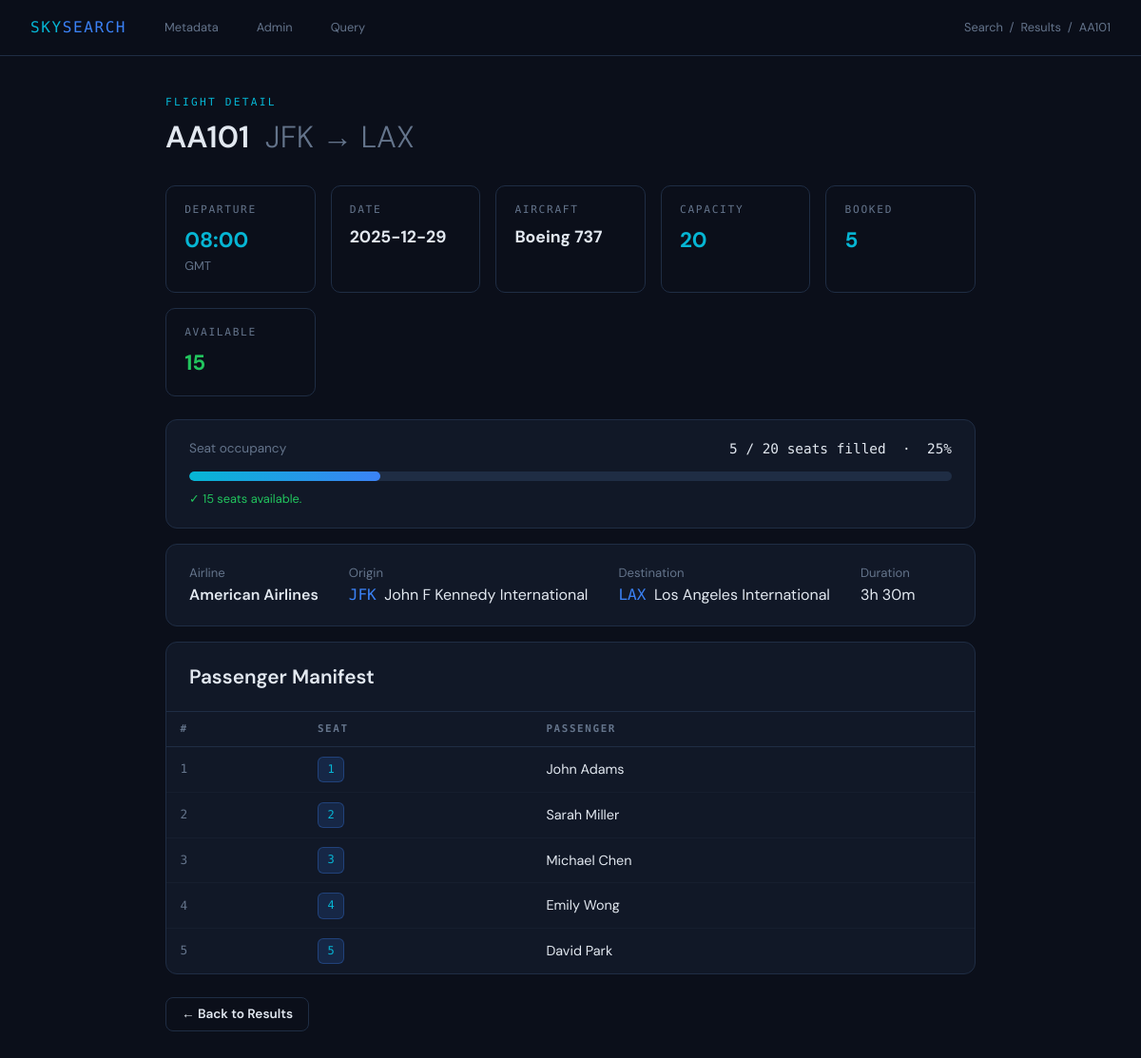
Screenshot of /flight/AA101/2025-12-29 with the database file from the repository.
### tables this page shows
CREATE TABLE Flight (
    flight_number TEXT NOT NULL,
    departure_date TEXT NOT NULL,
    plane_type TEXT NOT NULL,
    PRIMARY KEY (flight_number, departure_date)
);

CREATE TABLE FlightService (
    flight_number TEXT PRIMARY KEY,
    airline_name TEXT NOT NULL,
    origin_code TEXT NOT NULL,
    dest_code TEXT NOT NULL,
    departure_time TEXT NOT NULL,
    duration TEXT NOT NULL
);

CREATE TABLE Aircraft (
    plane_type TEXT PRIMARY KEY,
    capacity INTEGER NOT NULL
);

CREATE TABLE Airport (
    airport_code TEXT PRIMARY KEY,
    name TEXT NOT NULL,
    city TEXT NOT NULL,
    country TEXT NOT NULL
);

CREATE TABLE Booking (
    pid INTEGER NOT NULL,
    flight_number TEXT NOT NULL,
    departure_date TEXT NOT NULL,
    seat_number INTEGER NOT NULL,
    PRIMARY KEY (pid, flight_number, departure_date)
);

CREATE TABLE Passenger (
    pid INTEGER PRIMARY KEY,
    passenger_name TEXT NOT NULL
);

### app.py (the view)
@app.route("/flight/<flight_number>/<departure_date>")
def flight_detail(flight_number, departure_date):
    db = get_db()
    flight = db.execute("""
        SELECT
            f.flight_number,
            f.departure_date,
            f.plane_type,
            fs.airline_name,
            fs.origin_code,
            fs.dest_code,
            fs.departure_time,
            fs.duration,
            ac.capacity,
            ao.name AS origin_name,
            ad.name AS dest_name
        FROM Flight f
        JOIN FlightService fs ON f.flight_number = fs.flight_number
        JOIN Aircraft ac      ON f.plane_type     = ac.plane_type
        JOIN Airport ao       ON fs.origin_code   = ao.airport_code
        JOIN Airport ad       ON fs.dest_code     = ad.airport_code
        WHERE f.flight_number  = ?
          AND f.departure_date = ?
    """, (flight_number, departure_date)).fetchone()
    if not flight:
        db.close()
        return render_template("detail.html", flight=None, booked=0,
                               available=0, passengers=[])
    booked_count = db.execute("""
        SELECT COUNT(*) AS cnt FROM Booking
        WHERE flight_number = ? AND departure_date = ?
    """, (flight_number, departure_date)).fetchone()["cnt"]
    passengers = db.execute("""
        SELECT p.passenger_name, b.seat_number
        FROM Booking b
        JOIN Passenger p ON b.pid = p.pid
        WHERE b.flight_number = ? AND b.departure_date = ?
        ORDER BY b.seat_number
    """, (flight_number, departure_date)).fetchall()
    db.close()
    f = dict(flight)
    available = f["capacity"] - booked_count
    return render_template("detail.html",
                           flight=f,
                           booked=booked_count,
                           available=available,
                           passengers=[dict(p) for p in passengers])

### app.py (called while the page is built)
def get_db():
    con = sqlite3.connect(DB_PATH)
    con.row_factory = sqlite3.Row
    return con

### templates/detail.html (shortened to what this page needs)
{% extends "base.html" %}
{% block breadcrumb %}
  <a href="/" style="color:var(--muted);text-decoration:none;">Search</a>
  &nbsp;/&nbsp;
  <a href="javascript:history.back()" style="color:var(--muted);text-decoration:none;">Results</a>
  &nbsp;/&nbsp; {{ flight.flight_number if flight else '—' }}
{% endblock %}
{% block content %}
{% if not flight %}
  <div class="empty">
    <div class="icon">🔍</div>
    <p>Flight not found.</p>
    <a href="/" class="btn btn-outline" style="margin-top:1.5rem;">← Back to Search</a>
  </div>
{% else %}
<p class="section-title">Flight Detail</p>
<h1>
  {{ flight.flight_number }}
  <span style="font-weight:300;color:var(--muted);">
    &nbsp;{{ flight.origin_code }} → {{ flight.dest_code }}
  </span>
</h1>
<div class="stat-grid">
  <div class="stat">
    <div class="stat-label">Departure</div>
    <div class="stat-value blue">{{ flight.departure_time }}</div>
    <div style="font-size:.8rem;color:var(--muted);">GMT</div>
  </div>
  <div class="stat">
    <div class="stat-label">Date</div>
    <div class="stat-value" style="font-size:1.1rem;">{{ flight.departure_date }}</div>
  </div>
  <div class="stat">
    <div class="stat-label">Aircraft</div>
    <div class="stat-value" style="font-size:1.1rem;">{{ flight.plane_type }}</div>
  </div>
  <div class="stat">
    <div class="stat-label">Capacity</div>
    <div class="stat-value blue">{{ flight.capacity }}</div>
  </div>
  <div class="stat">
    <div class="stat-label">Booked</div>
    <div class="stat-value {% if booked == flight.capacity %}red{% else %}blue{% endif %}">
      {{ booked }}
    </div>
  </div>
  <div class="stat">
    <div class="stat-label">Available</div>
    <div class="stat-value {% if available == 0 %}red{% elif available <= 3 %}blue{% else %}green{% endif %}">
      {{ available }}
    </div>
  </div>
</div>
<div class="card" style="padding:1.2rem 1.5rem;">
  <div style="display:flex;justify-content:space-between;align-items:center;margin-bottom:.75rem;">
    <span style="font-size:.85rem;color:var(--muted);">Seat occupancy</span>
    <span class="seats-numbers">
      {{ booked }} / {{ flight.capacity }} seats filled
      &nbsp;·&nbsp;
      {% set pct = (booked / flight.capacity * 100)|int %}
      {{ pct }}%
    </span>
  </div>
  <div class="seats-bar">
    <div class="seats-bar-fill {% if available == 0 %}full{% endif %}"
         style="width: {{ (booked / flight.capacity * 100)|round(1) }}%">
    </div>
  </div>
  {% if available == 0 %}
  <p style="margin-top:.6rem;font-size:.8rem;color:var(--danger);">
    ⚠ This flight is fully booked.
  </p>
  {% elif available <= 3 %}
  <p style="margin-top:.6rem;font-size:.8rem;color:var(--accent2);">
    ⚡ Only {{ available }} seat{{ 's' if available != 1 }} left!
  </p>
  {% else %}
  <p style="margin-top:.6rem;font-size:.8rem;color:var(--success);">
    ✓ {{ available }} seat{{ 's' if available != 1 }} available.
  </p>
  {% endif %}
</div>
<div class="card" style="padding:1.2rem 1.5rem;margin-bottom:1rem;">
  <div style="display:flex;gap:2rem;flex-wrap:wrap;align-items:center;">
    <div>
      <div class="meta">Airline</div>
      <div style="font-weight:600;">{{ flight.airline_name }}</div>
    </div>
    <div>
      <div class="meta">Origin</div>
      <div><span style="font-family:var(--mono);color:var(--accent);">{{ flight.origin_code }}</span>
        &nbsp;{{ flight.origin_name }}</div>
    </div>
    <div>
      <div class="meta">Destination</div>
      <div><span style="font-family:var(--mono);color:var(--accent);">{{ flight.dest_code }}</span>
        &nbsp;{{ flight.dest_name }}</div>
    </div>
    <div>
      <div class="meta">Duration</div>
      <div>{{ flight.duration }}</div>
    </div>
  </div>
</div>
{% if passengers %}
<div class="card" style="padding:0;overflow:hidden;">
  <div style="padding:1.2rem 1.5rem;border-bottom:1px solid var(--border);">
    <h2 style="margin:0;">Passenger Manifest</h2>
  </div>
  <table>
    <thead>
      <tr>
        <th>#</th>
        <th>Seat</th>
        <th>Passenger</th>
      </tr>
    </thead>
    <tbody>
      {% for p in passengers %}
      <tr>
        <td style="color:var(--muted);font-family:var(--mono);font-size:.8rem;">{{ loop.index }}</td>
        <td><span class="tag">{{ p.seat_number }}</span></td>
        <td>{{ p.passenger_name }}</td>
      </tr>
      {% endfor %}
    </tbody>
  </table>
</div>
{% endif %}
<div style="margin-top:1.5rem;">
  <a href="javascript:history.back()" class="btn btn-outline btn-sm">← Back to Results</a>
</div>
{% endif %}
{% endblock %}

### templates/base.html (shortened to what this page needs)
<!DOCTYPE html>
<html lang="en">
<head>
</head>
<body>
<nav>
  <a href="/" class="logo">SKY<span>SEARCH</span></a>
  <a href="/metadata" style="font-size:.8rem;color:var(--muted);text-decoration:none;margin-left:1.5rem;">Metadata</a>
  <a href="/admin" style="font-size:.8rem;color:var(--muted);text-decoration:none;margin-left:1.5rem;">Admin</a>
  <a href="/query" style="font-size:.8rem;color:var(--muted);text-decoration:none;margin-left:1.5rem;">Query</a>
  <span class="breadcrumb">{% block breadcrumb %}CS 6083 · Flight Database{% endblock %}</span>
</nav>
<div class="container">
  {% block content %}{% endblock %}
</div>
</body>
</html>

### templates/base.html (style rules this page uses)
:root { --bg: #0b0f1a; --surface: #111827; --border: #1f2d44; --accent: #3b82f6; --accent2: #06b6d4; --text: #e2e8f0; --muted: #64748b; --danger: #ef4444; --success: #22c55e; --mono: 'Space Mono', monospace; --sans: 'DM Sans', sans-serif; }
*, *::before, *::after { box-sizing: border-box; margin: 0; padding: 0; }
body { background: var(--bg); color: var(--text); font-family: var(--sans); min-height: 100vh; line-height: 1.6; }
nav { display: flex; align-items: center; gap: 1rem; padding: 1rem 2rem; border-bottom: 1px solid var(--border); background: rgba(11,15,26,.85); backdrop-filter: blur(12px); position: sticky; top: 0; z-index: 100; }
nav .logo { font-family: var(--mono); font-size: 1rem; color: var(--accent2); letter-spacing: .1em; text-decoration: none; }
nav .logo span { color: var(--accent); }
nav .breadcrumb { font-size: .8rem; color: var(--muted); margin-left: auto; }
.container { max-width: 900px; margin: 0 auto; padding: 2.5rem 1.5rem; }
.section-title { font-family: var(--mono); font-size: .7rem; letter-spacing: .2em; text-transform: uppercase; color: var(--accent2); margin-bottom: .5rem; }
h1 { font-size: 2rem; font-weight: 600; line-height: 1.2; margin-bottom: 2rem; }
h2 { font-size: 1.3rem; font-weight: 600; margin-bottom: 1rem; }
.card { background: var(--surface); border: 1px solid var(--border); border-radius: 12px; padding: 1.75rem; margin-bottom: 1rem; }
.btn { display: inline-flex; align-items: center; gap: .5rem; padding: .75rem 2rem; background: var(--accent); color: #fff; border: none; border-radius: 8px; font-family: var(--sans); font-size: .95rem; font-weight: 600; cursor: pointer; text-decoration: none; transition: background .2s, transform .1s; }
.btn-outline { background: transparent; border: 1px solid var(--border); color: var(--text); }
.btn-sm { padding: .4rem 1rem; font-size: .85rem; }
.meta { font-size: .82rem; color: var(--muted); }
.seats-bar { height: 10px; background: var(--border); border-radius: 99px; overflow: hidden; }
.seats-bar-fill { height: 100%; border-radius: 99px; background: linear-gradient(90deg, var(--accent2), var(--accent)); transition: width .6s ease; }
.seats-numbers { font-family: var(--mono); font-size: .9rem; white-space: nowrap; }
.stat-grid { display: grid; grid-template-columns: repeat(auto-fit, minmax(130px, 1fr)); gap: 1rem; margin-bottom: 1.5rem; }
.stat { background: #0b0f1a; border: 1px solid var(--border); border-radius: 10px; padding: 1rem 1.2rem; }
.stat-label { font-size: .7rem; letter-spacing: .15em; text-transform: uppercase; color: var(--muted); font-family: var(--mono); margin-bottom: .3rem; }
.stat-value { font-size: 1.4rem; font-weight: 700; }
.stat-value.green { color: var(--success); }
.stat-value.blue { color: var(--accent2); }
table { width: 100%; border-collapse: collapse; font-size: .9rem; }
th { text-align: left; font-family: var(--mono); font-size: .68rem; letter-spacing: .15em; text-transform: uppercase; color: var(--muted); padding: .6rem .9rem; border-bottom: 1px solid var(--border); }
td { padding: .6rem .9rem; border-bottom: 1px solid #161e2e; }
tr:last-child td { border-bottom: none; }
.tag { display: inline-block; padding: .2rem .6rem; border-radius: 6px; font-size: .75rem; font-family: var(--mono); background: rgba(59,130,246,.15); color: var(--accent2); border: 1px solid rgba(59,130,246,.3); }

### rows the page displays
Flight: flight_number "AA101", departure_date "2025-12-29", plane_type "Boeing 737"
FlightService: origin_code "JFK", dest_code "LAX", departure_time "08:00", airline_name "American Airlines", duration "3h 30m"
Aircraft: capacity "20"
Airport: origin_name "John F Kennedy International"
Airport: dest_name "Los Angeles International"
Booking: seat_number "1", passenger_name "John Adams"
Booking: seat_number "2", passenger_name "Sarah Miller"
Booking: seat_number "3", passenger_name "Michael Chen"
Booking: seat_number "4", passenger_name "Emily Wong"
Booking: seat_number "5", passenger_name "David Park"

### other values shown
{{ booked }} "5"
{{ available }} "15"
{{ pct }} "25"
{{ 's' if available != 1 }} "s"
